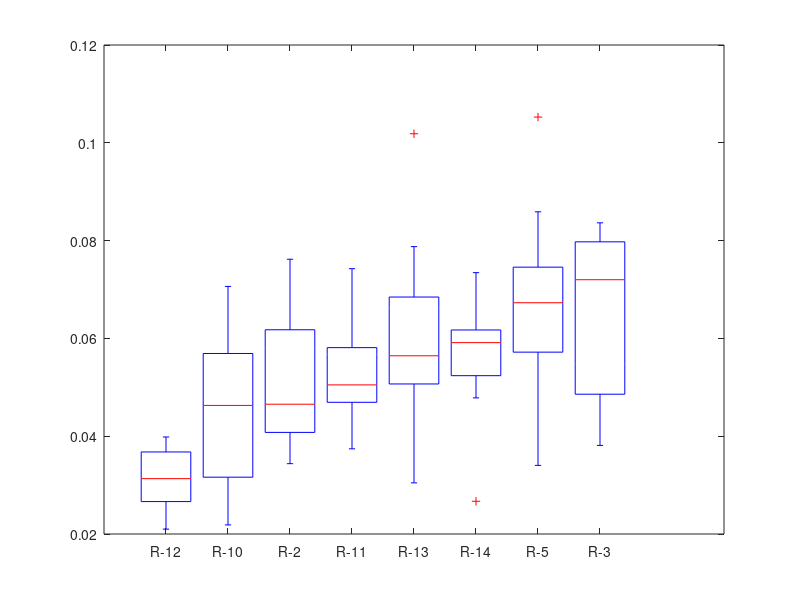

MATLAB code to generate this figure: (Note: this script raises an error after producing the figure.)
clear all

dataR=[0.073426573	0.079545455	0.07079646	0.07063197	0.05	0.039840637	0.055749129	0.073446328
0.034383954	0.04691358	0.034031414	0.044642857	0.037735849	0.024561404	0.036065574	0.047835991
0.057877814	0.080357143	0.085889571	0.021857923	0.054794521	0.038022814	0.057142857	0.053892216
0.042424242	0.072727273	0.063492063	0.047945205	0.05019305	0.036363636	0.078767123	0.057416268
0.050660793	0.071274298	0.064444444	0.02970297	0.050793651	0.027322404	0.055555556	0.060851927
0.038116592	0.038116592	0.038288288	0.032258065	0.037414966	0.020997375	0.030456853	0.026694045
0.076190476	0.083636364	0.105263158	0.052631579	0.074257426	0.035	0.101851852	0.063122924
0.041666667	0.049149338	0.070140281	0.069767442	0.068062827	0.027638191	0.065022422	0.061258278
];
median_R=median(dataR,1,'omitnan');
[~, sortedIndices_R] = sort(median_R, 'descend');
top25Indices_R = sortedIndices_R(1:8);
top25Data_R = dataR(:, top25Indices_R);
species_labels_R = {'R-3';'R-5';'R-14';'R-13';'R-11';'R-2';'R-10';'R-12'};  


figure('Position', [100 100 700 300]);

h = boxplot(fliplr(top25Data_R), 'Labels', flipud(species_labels_R));
boxColors = [0/255, 101/255, 248/255];  
set(findobj(h, 'Tag', 'Box'), 'Color', boxColors, 'LineWidth', 1.5);

medianColors = [39/255, 84/255, 138/255]; 
medianLines = findobj(h, 'Tag', 'Median');
for i = 1:numel(medianLines)
    set(medianLines(i), 'Color', medianColors, 'LineWidth', 2.2);
end

UpperWhiskers = findobj(h, 'Tag', 'Upper Whisker');
for i = 1:numel(UpperWhiskers)
    set(UpperWhiskers(i), 'Color', boxColors, 'LineWidth', 1,'LineStyle','-');
end
LowerWhiskers = findobj(h, 'Tag', 'Lower Whisker');
for i = 1:numel(LowerWhiskers)
    set(LowerWhiskers(i), 'Color', boxColors, 'LineWidth', 1,'LineStyle','-');
end

caps = findobj(h, 'Tag', 'Upper Adjacent Value');
set(caps, 'Visible', 'off');
caps = findobj(h, 'Tag', 'Lower Adjacent Value');
set(caps, 'Visible', 'off');
outliers = findobj(h, 'Tag', 'Outliers');
set(outliers, 'MarkerEdgeColor', medianColors);

title('Network similarties with the networks of patients in mA/R2A',...
      'FontSize', 20, 'FontWeight', 'bold');
xlabel('Patient', 'FontSize', 14, 'FontWeight', 'bold');
ylabel('Network smilarity',...
       'FontSize', 20, 'FontWeight', 'bold');

ax = gca;
ax.FontSize = 12;
ax.XGrid = 'on'; 
ax.GridLineStyle = '--';
ax.GridAlpha = 0.3;
yTicks = get(ax, 'YTick');
yLabels = get(ax, 'YTickLabel');
ax.YAxis.Color = 'w';  
ax.YAxis.Label.Color = [0 0 0];
axes('Position', get(ax, 'Position'),...
     'Color', 'none',...
     'YAxisLocation', 'left',...
     'XTick', [],...
     'YLim', get(ax, 'YLim'));

set(gca, 'YTick', yTicks,...
         'YTickLabel', yLabels,...
         'FontSize', 12);

ax.Color = [1 1 1];
box off  
set(gcf, 'Color', [1 1 1]); 
hold off;
